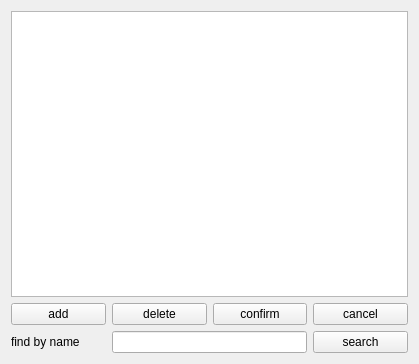
<?xml version="1.0" encoding="UTF-8"?>
<ui version="4.0">
 <class>Widget</class>
 <widget class="QWidget" name="Widget">
  <property name="geometry">
   <rect>
    <x>0</x>
    <y>0</y>
    <width>419</width>
    <height>364</height>
   </rect>
  </property>
  <property name="windowTitle">
   <string>Widget</string>
  </property>
  <layout class="QGridLayout" name="gridLayout">
   <item row="0" column="0" colspan="4">
    <widget class="QTableView" name="tableView"/>
   </item>
   <item row="1" column="0">
    <widget class="QPushButton" name="addButton">
     <property name="text">
      <string>add</string>
     </property>
    </widget>
   </item>
   <item row="1" column="1">
    <widget class="QPushButton" name="deleteButton_2">
     <property name="text">
      <string>delete</string>
     </property>
    </widget>
   </item>
   <item row="1" column="2">
    <widget class="QPushButton" name="confirmButton_3">
     <property name="text">
      <string>confirm</string>
     </property>
    </widget>
   </item>
   <item row="1" column="3">
    <widget class="QPushButton" name="cancelButton_4">
     <property name="text">
      <string>cancel</string>
     </property>
    </widget>
   </item>
   <item row="2" column="0">
    <widget class="QLabel" name="label">
     <property name="text">
      <string>find by name</string>
     </property>
    </widget>
   </item>
   <item row="2" column="1" colspan="2">
    <widget class="QLineEdit" name="lineEdit"/>
   </item>
   <item row="2" column="3">
    <widget class="QPushButton" name="searchButton_5">
     <property name="text">
      <string>search</string>
     </property>
    </widget>
   </item>
  </layout>
 </widget>
 <layoutdefault spacing="6" margin="11"/>
 <resources/>
 <connections/>
</ui>
